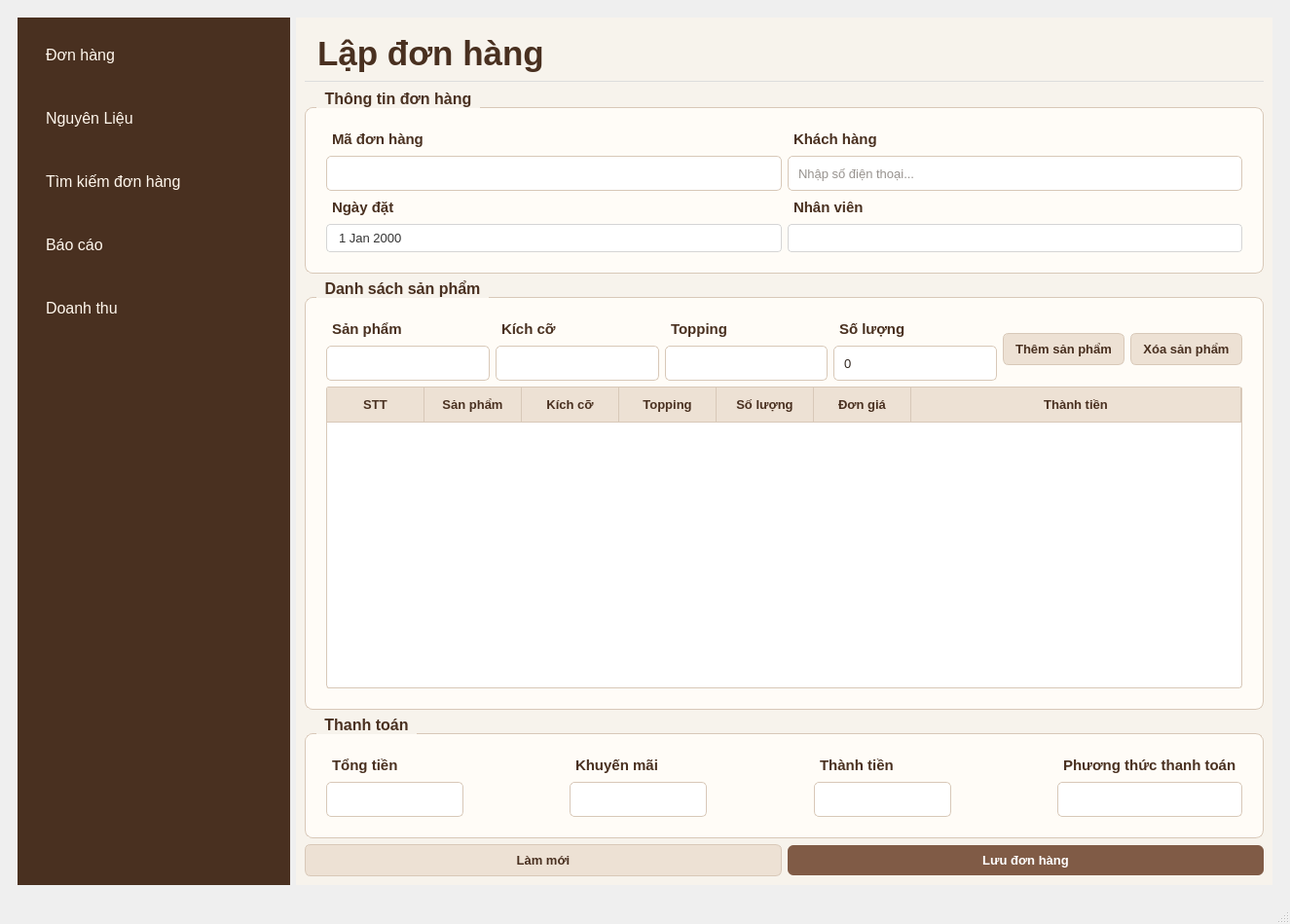
<?xml version="1.0" encoding="UTF-8"?>
<ui version="4.0">
 <class>MainWindow</class>
 <widget class="QMainWindow" name="MainWindow">
  <property name="geometry">
   <rect>
    <x>0</x>
    <y>0</y>
    <width>1325</width>
    <height>949</height>
   </rect>
  </property>
  <property name="windowTitle">
   <string>MainWindow</string>
  </property>
  <widget class="QWidget" name="centralwidget">
   <layout class="QGridLayout" name="gridLayout">
    <item row="0" column="0">
     <widget class="QWidget" name="widget" native="true">
      <layout class="QHBoxLayout" name="horizontalLayout">
       <item>
        <widget class="QFrame" name="frame">
         <property name="sizePolicy">
          <sizepolicy hsizetype="Fixed" vsizetype="Expanding">
           <horstretch>0</horstretch>
           <verstretch>0</verstretch>
          </sizepolicy>
         </property>
         <property name="minimumSize">
          <size>
           <width>280</width>
           <height>0</height>
          </size>
         </property>
         <property name="maximumSize">
          <size>
           <width>280</width>
           <height>16777215</height>
          </size>
         </property>
         <property name="styleSheet">
          <string notr="true">QFrame {
    background-color: #493020;
    border: none;
}
QPushButton {
    background-color: transparent;
    color: #FFF7ED;
    border: none;
    border-radius: 6px;
    padding: 20px;
    text-align: left;
    font-size: 12pt;
}

QPushButton:hover {
    background-color: #67442F;
}

QPushButton:pressed {
    background-color: #805B46;
}
</string>
         </property>
         <property name="frameShape">
          <enum>QFrame::StyledPanel</enum>
         </property>
         <property name="frameShadow">
          <enum>QFrame::Raised</enum>
         </property>
         <layout class="QVBoxLayout" name="verticalLayout">
          <item>
           <widget class="QPushButton" name="btnDonHang">
            <property name="styleSheet">
             <string notr="true">QPushButton {
    background-color: transparent;
    color: #FFF7ED;
    border: none;
    border-radius: 6px;
    padding: 20px;
    text-align: left;
    font-size: 12pt;
}

QPushButton:hover {
    background-color: #67442F;
}

QPushButton:pressed {
    background-color: #805B46;
}</string>
            </property>
            <property name="text">
             <string>Đơn hàng</string>
            </property>
           </widget>
          </item>
          <item>
           <widget class="QPushButton" name="btnNguyenLieu">
            <property name="text">
             <string>Nguyên Liệu</string>
            </property>
           </widget>
          </item>
          <item>
           <widget class="QPushButton" name="btnTimKiemDonHang">
            <property name="text">
             <string>Tìm kiếm đơn hàng</string>
            </property>
           </widget>
          </item>
          <item>
           <widget class="QPushButton" name="btnBaoCao">
            <property name="styleSheet">
             <string notr="true"/>
            </property>
            <property name="text">
             <string>Báo cáo</string>
            </property>
           </widget>
          </item>
          <item>
           <widget class="QPushButton" name="btnNhapHang">
            <property name="text">
             <string>Doanh thu</string>
            </property>
           </widget>
          </item>
          <item>
           <spacer name="verticalSpacer">
            <property name="orientation">
             <enum>Qt::Vertical</enum>
            </property>
            <property name="sizeHint" stdset="0">
             <size>
              <width>20</width>
              <height>40</height>
             </size>
            </property>
           </spacer>
          </item>
         </layout>
        </widget>
       </item>
       <item>
        <widget class="QWidget" name="widgetContent" native="true">
         <property name="styleSheet">
          <string notr="true">QWidget {
    background-color: #F7F3EC;
    color: #30251E;
    font-family: &quot;Segoe UI&quot;;
    font-size: 10pt;
}
</string>
         </property>
         <layout class="QVBoxLayout" name="verticalLayout_10">
          <item>
           <widget class="QLabel" name="lblTieuDe">
            <property name="sizePolicy">
             <sizepolicy hsizetype="Expanding" vsizetype="Fixed">
              <horstretch>0</horstretch>
              <verstretch>0</verstretch>
             </sizepolicy>
            </property>
            <property name="minimumSize">
             <size>
              <width>120</width>
              <height>0</height>
             </size>
            </property>
            <property name="styleSheet">
             <string notr="true">QLabel {
	border: none;
    border-bottom: 1px solid #ddd;
    padding-bottom: 8px;

    color: #493020;
    font-size: 26pt;
    font-weight: bold;
    padding: 8px 4px;
}
</string>
            </property>
            <property name="text">
             <string>Lập đơn hàng</string>
            </property>
           </widget>
          </item>
          <item>
           <spacer name="verticalSpacer_3">
            <property name="orientation">
             <enum>Qt::Vertical</enum>
            </property>
            <property name="sizeType">
             <enum>QSizePolicy::Fixed</enum>
            </property>
            <property name="sizeHint" stdset="0">
             <size>
              <width>0</width>
              <height>2</height>
             </size>
            </property>
           </spacer>
          </item>
          <item>
           <widget class="QGroupBox" name="groupThongTin">
            <property name="styleSheet">
             <string notr="true">QGroupBox {
    background-color: #FFFCF7;
    color: #493020;
    border: 1px solid #D8C8B8;
    border-radius: 8px;
    margin-top: 18px;
    padding: 12px;
    font-family: &quot;Segoe UI&quot;;
    font-size: 12pt;
    font-weight: bold;
}

QGroupBox::title {
    subcontrol-origin: margin;
    subcontrol-position: top left;
    left: 12px;
    padding: 0 6px;
    color: #493020;
    background-color: #F7F3EC;
    font-size: 12pt;
    font-weight: bold;
}

QLabel {
    color: #493020;
    font-family: &quot;Segoe UI&quot;;
    font-size: 11pt;
    font-weight: bold;
    background-color: transparent;
    padding: 2px;

}

/* --- 1. TÙY CHỈNH CHO QCOMBOBOX (Nhân viên) --- */
QComboBox {
    border: 1px solid #D5D5D5;
    border-radius: 4px;
    padding: 5px 10px;
    background-color: white;
    color: #333333;
}

QComboBox:hover {
    border: 1px solid #8B5A2B; /* Viền đổi màu nâu khi trỏ chuột vào */
}

QComboBox::drop-down {
    subcontrol-origin: padding;
    subcontrol-position: top right;
    width: 25px;
    border-left-width: 0px; /* Bỏ đường kẻ thô bên trái mũi tên */
    border-top-right-radius: 4px;
    border-bottom-right-radius: 4px;
}

/* Thay thế mũi tên mặc định bằng icon/mũi tên tinh tế hơn hoặc làm phẳng nó */
QComboBox::down-arrow {
    image: none; /* Tắt hình mũi tên mặc định hệ thống nếu muốn thay bằng ký tự hoặc giữ nét thanh */
    border-image: none;
}

/* --- 2. TÙY CHỈNH CHO QDATEEDIT (NgayDat) --- */
QDateEdit {
    border: 1px solid #D5D5D5;
    border-radius: 4px;
    padding: 5px 10px;
    background-color: white;
    color: #333333;
}

QDateEdit:hover {
    border: 1px solid #8B5A2B;
}

/* Thu nhỏ và làm gọn nút bấm tăng/giảm (spinbox buttons) của QDateEdit */
QDateEdit::up-button, QDateEdit::down-button {
    width: 16px;
    border: none;
    background: transparent;
}

QDateEdit::up-button:hover, QDateEdit::down-button:hover {
    background-color: #EFEFEF;
    border-radius: 2px;
}</string>
            </property>
            <property name="title">
             <string>Thông tin đơn hàng</string>
            </property>
            <layout class="QGridLayout" name="gridLayout_4">
             <item row="0" column="0">
              <layout class="QGridLayout" name="gridLayout_2">
               <item row="0" column="0">
                <widget class="QLabel" name="lblMaDonHang">
                 <property name="text">
                  <string>Mã đơn hàng</string>
                 </property>
                </widget>
               </item>
               <item row="1" column="0">
                <widget class="QLineEdit" name="txtMaDonHang">
                 <property name="styleSheet">
                  <string notr="true">QLineEdit {
    background-color: #FFFFFF;
    color: #30251E;
    border: 1px solid #D8C8B8;
    border-radius: 5px;
    padding: 6px 8px;
    min-height: 22px;
}

QLineEdit:focus {
    border: 1px solid #805B46;
}
</string>
                 </property>
                 <property name="readOnly">
                  <bool>true</bool>
                 </property>
                 <property name="placeholderText">
                  <string/>
                 </property>
                </widget>
               </item>
               <item row="2" column="0">
                <widget class="QLabel" name="lblNgayDat">
                 <property name="text">
                  <string>Ngày đặt</string>
                 </property>
                </widget>
               </item>
               <item row="3" column="0">
                <widget class="QDateEdit" name="dateNgayDat"/>
               </item>
              </layout>
             </item>
             <item row="0" column="1">
              <layout class="QGridLayout" name="gridLayout_3">
               <item row="0" column="0">
                <widget class="QLabel" name="lblKhachHang">
                 <property name="text">
                  <string>Khách hàng</string>
                 </property>
                </widget>
               </item>
               <item row="1" column="0">
                <widget class="QLineEdit" name="txtKhachHang">
                 <property name="styleSheet">
                  <string notr="true">QLineEdit {
    background-color: #FFFFFF;
    color: #30251E;
    border: 1px solid #D8C8B8;
    border-radius: 5px;
    padding: 6px 8px;
    min-height: 22px;
}

QLineEdit:focus {
    border: 1px solid #805B46;
}</string>
                 </property>
                 <property name="placeholderText">
                  <string>Nhập số điện thoại...</string>
                 </property>
                </widget>
               </item>
               <item row="2" column="0">
                <widget class="QLabel" name="lblNhanVien">
                 <property name="text">
                  <string>Nhân viên</string>
                 </property>
                </widget>
               </item>
               <item row="3" column="0">
                <widget class="QComboBox" name="cboNhanVien"/>
               </item>
              </layout>
             </item>
            </layout>
           </widget>
          </item>
          <item>
           <widget class="QGroupBox" name="groupSanPham">
            <property name="styleSheet">
             <string notr="true">QGroupBox {
    background-color: #FFFCF7;
    color: #493020;
    border: 1px solid #D8C8B8;
    border-radius: 8px;
    margin-top: 18px;
    padding: 12px;
    font-family: &quot;Segoe UI&quot;;
    font-size: 12pt;
    font-weight: bold;
}

QGroupBox::title {
    subcontrol-origin: margin;
    subcontrol-position: top left;
    left: 12px;
    padding: 0 6px;
    color: #493020;
    background-color: #F7F3EC;
    font-size: 12pt;
    font-weight: bold;
}

QLabel {
    color: #493020;
    font-family: &quot;Segoe UI&quot;;
    font-size: 11pt;
    font-weight: bold;
    background-color: transparent;
    padding: 2px;

}

/* --- 1. TÙY CHỈNH CHO QCOMBOBOX --- */
QComboBox {
    border: 1px solid #D5D5D5;
    border-radius: 4px;
    padding: 5px 10px;
    background-color: white;
    color: #333333;
}

QComboBox:hover {
    border: 1px solid #8B5A2B; /* Viền đổi màu nâu khi trỏ chuột vào */
}

QComboBox::drop-down {
    subcontrol-origin: padding;
    subcontrol-position: top right;
    width: 25px;
    border-left-width: 0px; /* Bỏ đường kẻ thô bên trái mũi tên */
    border-top-right-radius: 4px;
    border-bottom-right-radius: 4px;
}

/* Thay thế mũi tên mặc định bằng icon/mũi tên tinh tế hơn hoặc làm phẳng nó */
QComboBox::down-arrow {
    image: none; /* Tắt hình mũi tên mặc định hệ thống nếu muốn thay bằng ký tự hoặc giữ nét thanh */
    border-image: none;
}

/* --- 2. TÙY CHỈNH CHO QSpinBox--- */
QSpinBox {
    border: 1px solid #D5D5D5;
    border-radius: 4px;
    padding: 5px 10px;
    background-color: white;
    color: #333333;
}

QSpinBox:hover {
    border: 1px solid #8B5A2B;
}

/* Thu nhỏ và làm gọn nút bấm tăng/giảm (spinbox buttons) của QSpinBox */
QSpinBox::up-button, QSpinBox::down-button {
    width: 16px;
    border: none;
    background: transparent;
}

QSpinBox::up-button:hover, QSpinBox::down-button:hover {
    background-color: #EFEFEF;
    border-radius: 2px;
}</string>
            </property>
            <property name="title">
             <string>Danh sách sản phẩm</string>
            </property>
            <layout class="QGridLayout" name="gridLayout_5">
             <item row="0" column="1">
              <layout class="QVBoxLayout" name="verticalLayout_4">
               <item>
                <widget class="QLabel" name="lblKichCo">
                 <property name="text">
                  <string>Kích cỡ</string>
                 </property>
                </widget>
               </item>
               <item>
                <widget class="QComboBox" name="cboKichCo">
                 <property name="styleSheet">
                  <string notr="true">QComboBox, QDateEdit {
    background-color: #FFFFFF;
    color: #30251E;
    border: 1px solid #D8C8B8;
    border-radius: 5px;
    padding: 5px 8px;
    min-height: 24px;
}

QComboBox:hover, QDateEdit:hover {
    border: 1px solid #805B46;
}</string>
                 </property>
                </widget>
               </item>
              </layout>
             </item>
             <item row="0" column="4">
              <layout class="QHBoxLayout" name="horizontalLayout_2">
               <item>
                <widget class="QPushButton" name="btnThemSanPham">
                 <property name="font">
                  <font>
                   <family>Segoe UI</family>
                   <pointsize>10</pointsize>
                   <weight>75</weight>
                   <bold>true</bold>
                  </font>
                 </property>
                 <property name="styleSheet">
                  <string notr="true">QPushButton {
    background-color: #EDE1D4;
    color: #493020;
    border: 1px solid #D8C8B8;
    border-radius: 6px;
    padding: 8px 12px;
    font-weight: bold;
}

QPushButton:hover {
    background-color: #D8C0AA;
}</string>
                 </property>
                 <property name="text">
                  <string>Thêm sản phẩm</string>
                 </property>
                </widget>
               </item>
               <item>
                <widget class="QPushButton" name="btnXoaSanPham">
                 <property name="styleSheet">
                  <string notr="true">QPushButton {
    background-color: #EDE1D4;
    color: #493020;
    border: 1px solid #D8C8B8;
    border-radius: 6px;
    padding: 8px 12px;
    font-weight: bold;
}

QPushButton:hover {
    background-color: #D8C0AA;
}</string>
                 </property>
                 <property name="text">
                  <string>Xóa sản phẩm</string>
                 </property>
                </widget>
               </item>
              </layout>
             </item>
             <item row="0" column="2">
              <layout class="QVBoxLayout" name="verticalLayout_5">
               <item>
                <widget class="QLabel" name="lblTopping">
                 <property name="text">
                  <string>Topping</string>
                 </property>
                </widget>
               </item>
               <item>
                <widget class="QComboBox" name="cboTopping">
                 <property name="styleSheet">
                  <string notr="true">QComboBox, QDateEdit {
    background-color: #FFFFFF;
    color: #30251E;
    border: 1px solid #D8C8B8;
    border-radius: 5px;
    padding: 5px 8px;
    min-height: 24px;
}

QComboBox:hover, QDateEdit:hover {
    border: 1px solid #805B46;
}</string>
                 </property>
                </widget>
               </item>
              </layout>
             </item>
             <item row="0" column="0">
              <layout class="QVBoxLayout" name="verticalLayout_3">
               <item>
                <widget class="QLabel" name="lblSanPham">
                 <property name="text">
                  <string>Sản phẩm</string>
                 </property>
                </widget>
               </item>
               <item>
                <widget class="QComboBox" name="cboSanPham">
                 <property name="styleSheet">
                  <string notr="true">QComboBox, QDateEdit {
    background-color: #FFFFFF;
    color: #30251E;
    border: 1px solid #D8C8B8;
    border-radius: 5px;
    padding: 5px 8px;
    min-height: 24px;
}

QComboBox:hover, QDateEdit:hover {
    border: 1px solid #805B46;
}</string>
                 </property>
                </widget>
               </item>
              </layout>
             </item>
             <item row="0" column="3">
              <layout class="QVBoxLayout" name="verticalLayout_6">
               <item>
                <widget class="QLabel" name="lblSoLuong">
                 <property name="text">
                  <string>Số lượng</string>
                 </property>
                </widget>
               </item>
               <item>
                <widget class="QSpinBox" name="spnSoLuong">
                 <property name="styleSheet">
                  <string notr="true">QSpinBox, QDateEdit {
    background-color: #FFFFFF;
    color: #30251E;
    border: 1px solid #D8C8B8;
    border-radius: 5px;
    padding: 5px 8px;
    min-height: 24px;
}

QSpinBox:hover, QDateEdit:hover {
    border: 1px solid #805B46;
}</string>
                 </property>
                </widget>
               </item>
              </layout>
             </item>
             <item row="1" column="0" colspan="5">
              <widget class="QTableWidget" name="tableChiTiet">
               <property name="minimumSize">
                <size>
                 <width>0</width>
                 <height>0</height>
                </size>
               </property>
               <property name="styleSheet">
                <string notr="true">QTableWidget {
    background-color: #FFFFFF;
    alternate-background-color: #F7F2EB;
    color: #30251E;
    gridline-color: #E5D9CC;
    border: 1px solid #D8C8B8;
    border-radius: 3px;
    selection-background-color: #D8C0AA;
    selection-color: #30251E;
}

QHeaderView::section {
    background-color: #EDE1D4;
    color: #493020;
    padding: 8px;
    border: none;
    border-right: 1px solid #D8C8B8;
    border-bottom: 1px solid #D8C8B8;
    font-weight: bold;
}</string>
               </property>
               <property name="columnCount">
                <number>7</number>
               </property>
               <attribute name="horizontalHeaderStretchLastSection">
                <bool>true</bool>
               </attribute>
               <column>
                <property name="text">
                 <string>STT</string>
                </property>
               </column>
               <column>
                <property name="text">
                 <string>Sản phẩm</string>
                </property>
               </column>
               <column>
                <property name="text">
                 <string>Kích cỡ</string>
                </property>
               </column>
               <column>
                <property name="text">
                 <string>Topping</string>
                </property>
               </column>
               <column>
                <property name="text">
                 <string>Số lượng</string>
                </property>
               </column>
               <column>
                <property name="text">
                 <string>Đơn giá</string>
                </property>
               </column>
               <column>
                <property name="text">
                 <string>Thành tiền</string>
                </property>
               </column>
              </widget>
             </item>
            </layout>
           </widget>
          </item>
          <item>
           <widget class="QGroupBox" name="groupThanhToan">
            <property name="styleSheet">
             <string notr="true">QGroupBox{
    background-color: #FFFCF7;
    color: #493020;
    border: 1px solid #D8C8B8;
    border-radius: 8px;
    margin-top: 18px;
    padding: 12px;
    font-family: &quot;Segoe UI&quot;;
    font-size: 12pt;
    font-weight: bold;
}

QGroupBox::title {
    subcontrol-origin: margin;
    subcontrol-position: top left;
    left: 12px;
    padding: 0 6px;
    color: #493020;
    background-color: #F7F3EC;
    font-size: 12pt;
    font-weight: bold;
}

QLabel {
    color: #493020;
    font-family: &quot;Segoe UI&quot;;
    font-size: 11pt;
    font-weight: bold;
    background-color: transparent;
    padding: 2px;

}
/* --- 1. TÙY CHỈNH CHO QCOMBOBOX (Nhân viên) --- */
QComboBox {
    border: 1px solid #D5D5D5;
    border-radius: 4px;
    padding: 5px 10px;
    background-color: white;
    color: #333333;
}

QComboBox:hover {
    border: 1px solid #8B5A2B; /* Viền đổi màu nâu khi trỏ chuột vào */
}

QComboBox::drop-down {
    subcontrol-origin: padding;
    subcontrol-position: top right;
    width: 25px;
    border-left-width: 0px; /* Bỏ đường kẻ thô bên trái mũi tên */
    border-top-right-radius: 4px;
    border-bottom-right-radius: 4px;
}

/* Thay thế mũi tên mặc định bằng icon/mũi tên tinh tế hơn hoặc làm phẳng nó */
QComboBox::down-arrow {
    image: none; /* Tắt hình mũi tên mặc định hệ thống nếu muốn thay bằng ký tự hoặc giữ nét thanh */
    border-image: none;
}
</string>
            </property>
            <property name="title">
             <string>Thanh toán</string>
            </property>
            <layout class="QHBoxLayout" name="horizontalLayout_4">
             <item>
              <layout class="QVBoxLayout" name="verticalLayout_2">
               <item>
                <widget class="QLabel" name="lblTongTien">
                 <property name="text">
                  <string>Tổng tiền</string>
                 </property>
                </widget>
               </item>
               <item>
                <widget class="QLineEdit" name="txtTongTien">
                 <property name="styleSheet">
                  <string notr="true">QLineEdit {
    background-color: #FFFFFF;
    color: #30251E;
    border: 1px solid #D8C8B8;
    border-radius: 5px;
    padding: 6px 8px;
    min-height: 22px;
}

QLineEdit:focus {
    border: 1px solid #805B46;
}
</string>
                 </property>
                 <property name="readOnly">
                  <bool>true</bool>
                 </property>
                 <property name="placeholderText">
                  <string/>
                 </property>
                </widget>
               </item>
              </layout>
             </item>
             <item>
              <spacer name="horizontalSpacer">
               <property name="orientation">
                <enum>Qt::Horizontal</enum>
               </property>
               <property name="sizeHint" stdset="0">
                <size>
                 <width>40</width>
                 <height>20</height>
                </size>
               </property>
              </spacer>
             </item>
             <item>
              <layout class="QVBoxLayout" name="verticalLayout_7">
               <item>
                <widget class="QLabel" name="lblKhuyenMai">
                 <property name="text">
                  <string>Khuyến mãi</string>
                 </property>
                </widget>
               </item>
               <item>
                <widget class="QLineEdit" name="txtKhuyenMai">
                 <property name="styleSheet">
                  <string notr="true">QLineEdit {
    background-color: #FFFFFF;
    color: #30251E;
    border: 1px solid #D8C8B8;
    border-radius: 5px;
    padding: 6px 8px;
    min-height: 22px;
}

QLineEdit:focus {
    border: 1px solid #805B46;
}
</string>
                 </property>
                 <property name="readOnly">
                  <bool>true</bool>
                 </property>
                 <property name="placeholderText">
                  <string/>
                 </property>
                </widget>
               </item>
              </layout>
             </item>
             <item>
              <spacer name="horizontalSpacer_2">
               <property name="orientation">
                <enum>Qt::Horizontal</enum>
               </property>
               <property name="sizeHint" stdset="0">
                <size>
                 <width>40</width>
                 <height>20</height>
                </size>
               </property>
              </spacer>
             </item>
             <item>
              <layout class="QVBoxLayout" name="verticalLayout_8">
               <item>
                <widget class="QLabel" name="lblThanhTien">
                 <property name="text">
                  <string>Thành tiền</string>
                 </property>
                </widget>
               </item>
               <item>
                <widget class="QLineEdit" name="txtThanhTien">
                 <property name="styleSheet">
                  <string notr="true">QLineEdit {
    background-color: #FFFFFF;
    color: #30251E;
    border: 1px solid #D8C8B8;
    border-radius: 5px;
    padding: 6px 8px;
    min-height: 22px;
}

QLineEdit:focus {
    border: 1px solid #805B46;
}
</string>
                 </property>
                 <property name="readOnly">
                  <bool>true</bool>
                 </property>
                 <property name="placeholderText">
                  <string/>
                 </property>
                </widget>
               </item>
              </layout>
             </item>
             <item>
              <spacer name="horizontalSpacer_3">
               <property name="orientation">
                <enum>Qt::Horizontal</enum>
               </property>
               <property name="sizeHint" stdset="0">
                <size>
                 <width>40</width>
                 <height>20</height>
                </size>
               </property>
              </spacer>
             </item>
             <item>
              <layout class="QVBoxLayout" name="verticalLayout_9">
               <item>
                <widget class="QLabel" name="lblPhuongThucTT">
                 <property name="text">
                  <string>Phương thức thanh toán</string>
                 </property>
                </widget>
               </item>
               <item>
                <widget class="QComboBox" name="cboPhuongThucTT">
                 <property name="styleSheet">
                  <string notr="true">QComboBox, QDateEdit {
    background-color: #FFFFFF;
    color: #30251E;
    border: 1px solid #D8C8B8;
    border-radius: 5px;
    padding: 5px 8px;
    min-height: 24px;
}

QComboBox:hover, QDateEdit:hover {
    border: 1px solid #805B46;
}</string>
                 </property>
                </widget>
               </item>
              </layout>
             </item>
            </layout>
           </widget>
          </item>
          <item>
           <layout class="QHBoxLayout" name="horizontalLayout_3">
            <item>
             <widget class="QPushButton" name="btnLamMoi">
              <property name="styleSheet">
               <string notr="true">QPushButton {
    background-color: #EDE1D4;
    color: #493020;
    border: 1px solid #D8C8B8;
    border-radius: 6px;
    padding: 8px 18px;
    font-weight: bold;
}

QPushButton:hover {
    background-color: #D8C0AA;
}</string>
              </property>
              <property name="text">
               <string>Làm mới</string>
              </property>
             </widget>
            </item>
            <item>
             <widget class="QPushButton" name="btnLuuDon">
              <property name="styleSheet">
               <string notr="true">QPushButton {
    background-color: #805B46;
    color: #FFFFFF;
    border: none;
    border-radius: 6px;
    padding: 8px 18px;
    font-weight: bold;
}

QPushButton:hover {
    background-color: #67442F;
}

QPushButton:pressed {
    background-color: #493020;
}</string>
              </property>
              <property name="text">
               <string>Lưu đơn hàng</string>
              </property>
             </widget>
            </item>
           </layout>
          </item>
         </layout>
        </widget>
       </item>
      </layout>
     </widget>
    </item>
   </layout>
  </widget>
  <widget class="QMenuBar" name="menubar">
   <property name="geometry">
    <rect>
     <x>0</x>
     <y>0</y>
     <width>1325</width>
     <height>26</height>
    </rect>
   </property>
  </widget>
  <widget class="QStatusBar" name="statusbar"/>
 </widget>
 <resources/>
 <connections/>
</ui>
